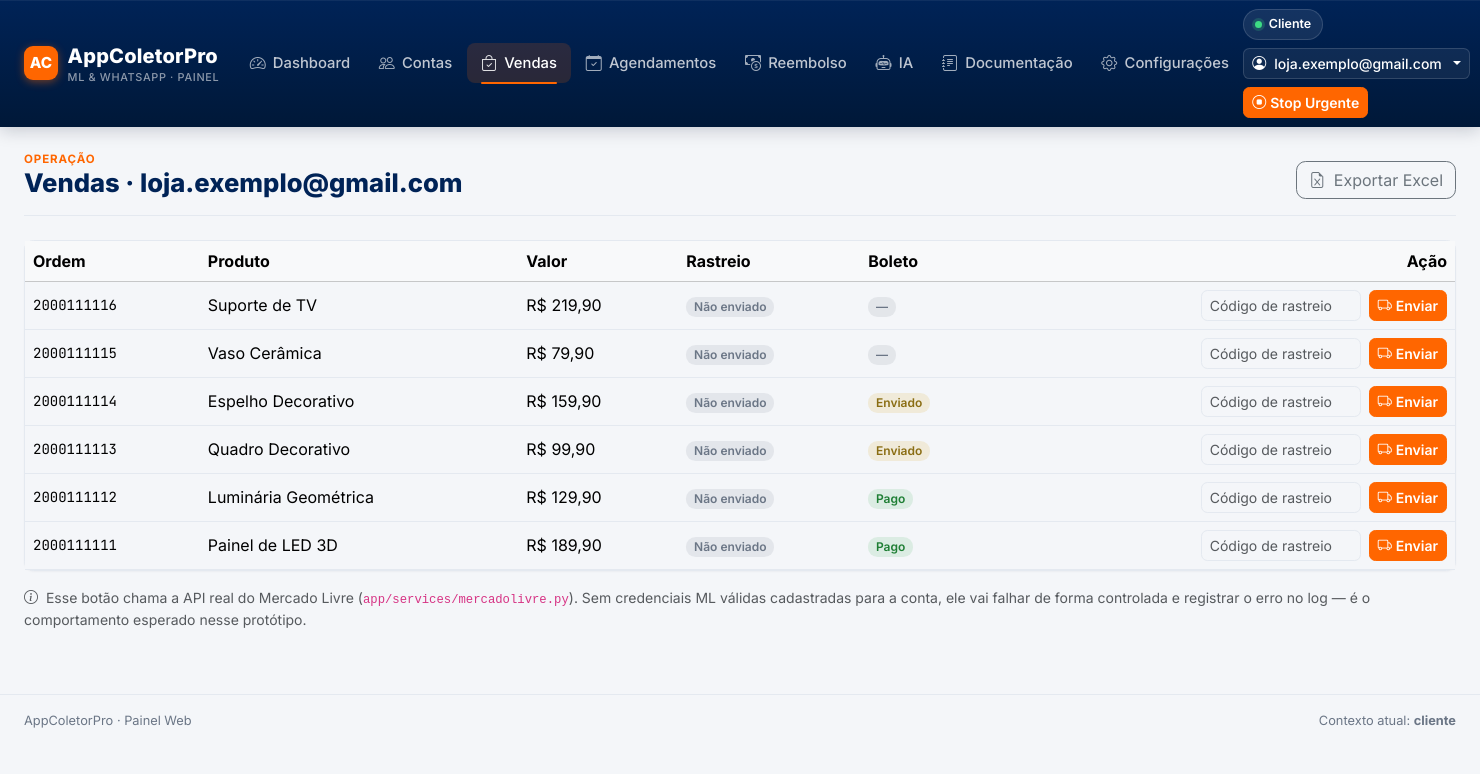
The app's page /vendas/ with its own data.
### tables this page shows
CREATE TABLE contas (
    id INTEGER PRIMARY KEY AUTOINCREMENT,
    email TEXT UNIQUE NOT NULL,
    nome_exibicao TEXT,
    ativo INTEGER NOT NULL DEFAULT 1,
    data_criacao TEXT NOT NULL
);

CREATE TABLE vendas (
    id INTEGER PRIMARY KEY AUTOINCREMENT,
    conta_id INTEGER NOT NULL REFERENCES contas(id) ON DELETE CASCADE,
    order_id TEXT NOT NULL,
    buyer_id TEXT,
    produto TEXT,
    valor TEXT,
    cor_produto TEXT,

    solicitado INTEGER DEFAULT 0,
    data_solicitacao TEXT,
    data_solicitacao_inicial TEXT,
    tentativa_ INTEGER DEFAULT 0,

    numero_extraido INTEGER DEFAULT 0,
    zap_extraido TEXT,
    contatado_wa INTEGER DEFAULT 0,

    rastreio_enviado INTEGER DEFAULT 0,
    data_rastreio TEXT,
    codigo_rastreio TEXT,

    boleto_enviado INTEGER DEFAULT 0,
    data_boleto TEXT,
    codigo_boleto TEXT,
    id_payment TEXT,
    horario_boleto TEXT,

    boleto_pago INTEGER DEFAULT 0,
    data_boleto_pago TEXT,
    boleto_pago_agradecimento INTEGER DEFAULT 0,
    boleto_vencido INTEGER DEFAULT 0,

    boleto_autorizado_msg INTEGER DEFAULT 0,
    cliente_autorizou INTEGER DEFAULT 0,
    cliente_autorizou_via_ia INTEGER DEFAULT 0,

    cobrado_dobro INTEGER DEFAULT 0,
    boleto_pago_dobro INTEGER DEFAULT 0,
    id_payment_dobro TEXT,

    rembolsado INTEGER DEFAULT 0,
    data_rembolso TEXT,

    encerrada INTEGER DEFAULT 0,
    cobranca_nao_pago_enviada INTEGER DEFAULT 0,

    UNIQUE(conta_id, order_id)
);

### app/routes/vendas.py (the view)
@bp.route("/")
def index():
    conta_id = session.get("conta_ativa_id")
    conn = get_connection()
    vendas = []
    if conta_id:
        vendas = conn.execute(
            """SELECT id, order_id, produto, valor, rastreio_enviado, codigo_rastreio,
                      boleto_enviado, boleto_pago, boleto_pago_agradecimento
               FROM vendas WHERE conta_id = ? ORDER BY id DESC""",
            (conta_id,),
        ).fetchall()
    conn.close()
    return render_template("vendas/index.html", active_page="vendas", vendas=vendas)

### app/db.py (called while the page is built)
def get_connection():
    conn = sqlite3.connect(DB_PATH)
    conn.row_factory = sqlite3.Row  # permite acessar colunas por nome: row["email"]
    conn.execute("PRAGMA foreign_keys = ON")
    return conn

### app/templates/vendas/index.html (shortened to what this page needs)
{% extends "base.html" %}
{% block content %}
<div class="page-header d-flex justify-content-between align-items-end flex-wrap gap-2">
  <div>
    <div class="eyebrow">Operação</div>
    <h1>Vendas · {{ conta_ativa }}</h1>
  </div>
  <a href="{{ url_for('vendas.exportar') }}" class="btn btn-outline-secondary">
    <i class="bi bi-file-earmark-excel me-1"></i> Exportar Excel
  </a>
</div>
<div class="card">
  <div class="table-responsive">
    <table class="table table-hover align-middle mb-0">
      <thead class="table-light">
        <tr>
          <th>Ordem</th>
          <th>Produto</th>
          <th>Valor</th>
          <th>Rastreio</th>
          <th>Boleto</th>
          <th class="text-end" style="min-width: 260px;">Ação</th>
        </tr>
      </thead>
      <tbody>
        {% for venda in vendas %}
        <tr>
          <td class="font-mono small">{{ venda.order_id }}</td>
          <td>{{ venda.produto or '—' }}</td>
          <td>{{ venda.valor or '—' }}</td>
          <td>
            {% if venda.rastreio_enviado %}
              <span class="badge badge-soft-success"><i class="bi bi-check-circle me-1"></i>{{ venda.codigo_rastreio }}</span>
            {% else %}
              <span class="badge badge-soft-neutral">Não enviado</span>
            {% endif %}
          </td>
          <td>
            {% if venda.boleto_pago %}
              <span class="badge badge-soft-success">Pago</span>
            {% elif venda.boleto_enviado %}
              <span class="badge badge-soft-warning">Enviado</span>
            {% else %}
              <span class="badge badge-soft-neutral">—</span>
            {% endif %}
          </td>
          <td class="text-end">
            {% if not venda.rastreio_enviado %}
            <form action="{{ url_for('vendas.rota_enviar_rastreio', venda_id=venda.id) }}"
                  method="post" class="d-flex gap-2 justify-content-end">
              <input type="text" name="codigo_rastreio" class="form-control form-control-sm"
                     placeholder="Código de rastreio" style="max-width: 160px;" required>
              <button type="submit" class="btn btn-sm btn-acp-orange text-nowrap">
                <i class="bi bi-truck me-1"></i>Enviar
              </button>
            </form>
            {% elif not venda.boleto_enviado %}
            <form action="{{ url_for('vendas.rota_enviar_boleto', venda_id=venda.id) }}" method="post" class="d-flex justify-content-end">
              <button type="submit" class="btn btn-sm btn-acp-orange text-nowrap">
                <i class="bi bi-receipt me-1"></i>Enviar Boleto
              </button>
            </form>
            {% else %}
              <span class="text-muted small">—</span>
            {% endif %}
          </td>
        </tr>
        {% else %}
        <tr><td colspan="6" class="text-center text-muted py-4">Nenhuma venda para essa conta.</td></tr>
        {% endfor %}
      </tbody>
    </table>
  </div>
</div>
<p class="text-muted small mt-3">
  <i class="bi bi-info-circle me-1"></i>
  Esse botão chama a API real do Mercado Livre (<code>app/services/mercadolivre.py</code>).
  Sem credenciais ML válidas cadastradas para a conta, ele vai falhar de forma controlada
  e registrar o erro no log — é o comportamento esperado nesse protótipo.
</p>
{% endblock %}

### app/templates/base.html (shortened to what this page needs)
<!DOCTYPE html>
<html lang="pt-BR" data-bs-theme="light">
<head>
  <link href="https://cdn.jsdelivr.net/npm/bootstrap@5.3.3/dist/css/bootstrap.min.css" rel="stylesheet">
  <link href="https://cdn.jsdelivr.net/npm/bootstrap-icons@1.11.3/font/bootstrap-icons.css" rel="stylesheet">
  <link href="{{ url_for('static', filename='css/custom.css') }}" rel="stylesheet">
</head>
<body>
  <nav class="navbar navbar-expand-lg navbar-acp sticky-top">
    <div class="container-fluid px-3 px-lg-4">
      <a class="navbar-brand" href="{{ url_for('dashboard.index') }}">
        <span class="brand-mark">AC</span>
        <span class="brand-text">
          AppColetorPro
          <small>ML &amp; WhatsApp · Painel</small>
        </span>
      </a>
      <div class="collapse navbar-collapse" id="navMain">
        <ul class="navbar-nav me-auto mb-2 mb-lg-0">
          <li class="nav-item">
            <a class="nav-link {% if active_page == 'dashboard' %}active{% endif %}"
               href="{{ url_for('dashboard.index') }}">
              <i class="bi bi-speedometer2"></i> Dashboard
            </a>
          </li>
          <li class="nav-item">
            <a class="nav-link {% if active_page == 'contas' %}active{% endif %}"
               href="{{ url_for('contas.index') }}">
              <i class="bi bi-people"></i> Contas
            </a>
          </li>
          <li class="nav-item">
            <a class="nav-link {% if active_page == 'vendas' %}active{% endif %}"
               href="{{ url_for('vendas.index') }}">
              <i class="bi bi-bag-check"></i> Vendas
            </a>
          </li>
          <li class="nav-item">
            <a class="nav-link {% if active_page == 'agendamentos' %}active{% endif %}"
               href="{{ url_for('agendamentos.index') }}">
              <i class="bi bi-calendar-check"></i> Agendamentos
            </a>
          </li>
          <li class="nav-item">
            <a class="nav-link {% if active_page == 'reembolso' %}active{% endif %}"
               href="{{ url_for('reembolso.index') }}">
              <i class="bi bi-cash-coin"></i> Reembolso
            </a>
          </li>
          <li class="nav-item">
            <a class="nav-link {% if active_page == 'ia' %}active{% endif %}"
               href="{{ url_for('ia.index') }}">
              <i class="bi bi-robot"></i> IA
            </a>
          </li>
          <li class="nav-item">
            <a class="nav-link {% if active_page == 'documentacao' %}active{% endif %}"
               href="{{ url_for('documentacao.index') }}">
              <i class="bi bi-journal-text"></i> Documentação
            </a>
          </li>
          <li class="nav-item">
            <a class="nav-link {% if active_page == 'configuracoes' %}active{% endif %}"
               href="{{ url_for('configuracoes.index') }}">
              <i class="bi bi-gear"></i> Configurações
            </a>
          </li>
        </ul>
        <div class="d-flex align-items-center gap-2 flex-wrap">
          <span class="context-pill {% if machine_key == 'desenvolvedor' %}is-dev{% endif %}">
            <span class="dot"></span>
            {{ machine_key|default('cliente')|capitalize }}
          </span>
          <div class="dropdown account-switcher">
            <button class="btn btn-sm dropdown-toggle d-flex align-items-center gap-2"
                    type="button" data-bs-toggle="dropdown" aria-expanded="false">
              <i class="bi bi-person-circle"></i>
              <span>{{ conta_ativa|default('Selecionar conta') }}</span>
            </button>
          </div>
          <button class="btn btn-sm btn-acp-orange d-flex align-items-center gap-1" type="button"
                  data-bs-toggle="modal" data-bs-target="#modalStopUrgente">
            <i class="bi bi-stop-circle"></i> Stop Urgente
          </button>
        </div>
      </div>
    </div>
  </nav>
  <main class="container-fluid px-3 px-lg-4 py-4">
    {% block content %}{% endblock %}
  </main>
  <footer class="border-top py-3 mt-4">
    <div class="container-fluid px-3 px-lg-4 d-flex justify-content-between flex-wrap gap-2 footer-acp">
      <span>AppColetorPro · Painel Web</span>
      <span>Contexto atual: <strong>{{ machine_key|default('cliente') }}</strong></span>
    </div>
  </footer>
</body>
</html>

### app/static/css/custom.css (style rules this page uses)
:root { --acp-navy: #002357; --acp-navy-dark: #001838; --acp-orange: #FF6600; --acp-orange-dark: #E05A00; --acp-bg: #F4F6F9; --acp-surface: #FFFFFF; --acp-border: #E4E9F0; --acp-text: #1C2536; --acp-text-muted: #6B7686; --acp-success: #28a745; --acp-danger: #dc3545; --acp-warning: #d4a017; --bs-primary: var(--acp-navy); --bs-primary-rgb: 0, 35, 87; --bs-body-bg: var(--acp-bg); --bs-body-color: var(--acp-text); --bs-border-color: var(--acp-border); --bs-body-font-family: 'Inter', -apple-system, BlinkMacSystemFont, sans-serif; --bs-border-radius: 0.6rem; --bs-border-radius-lg: 0.85rem; --bs-border-radius-sm: 0.4rem; }
body { background-color: var(--acp-bg); color: var(--acp-text); font-feature-settings: "cv02", "cv03", "cv04", "cv11"; }
.font-mono { font-family: 'JetBrains Mono', ui-monospace, monospace; }
.navbar-acp { background: linear-gradient(180deg, var(--acp-navy) 0%, var(--acp-navy-dark) 100%); box-shadow: 0 1px 0 rgba(255, 255, 255, 0.06) inset, 0 4px 16px rgba(0, 15, 40, 0.18); padding-top: .55rem; padding-bottom: .55rem; }
.navbar-acp .navbar-brand { display: flex; align-items: center; gap: .6rem; font-weight: 800; letter-spacing: .01em; color: #fff; }
.navbar-acp .brand-mark { width: 34px; height: 34px; border-radius: 9px; background: var(--acp-orange); display: grid; place-items: center; color: #fff; font-weight: 800; font-size: .95rem; box-shadow: 0 2px 8px rgba(255, 102, 0, 0.45); flex-shrink: 0; }
.navbar-acp .brand-text small { display: block; font-size: .68rem; font-weight: 500; color: rgba(255, 255, 255, 0.55); letter-spacing: .06em; text-transform: uppercase; margin-top: -2px; }
.navbar-acp .nav-link { color: rgba(255, 255, 255, 0.75) !important; font-weight: 500; font-size: .925rem; padding: .5rem .9rem !important; border-radius: .5rem; transition: background-color .15s ease, color .15s ease; display: flex; align-items: center; gap: .45rem; }
.navbar-acp .nav-link i { font-size: 1rem; opacity: .85; }
.navbar-acp .nav-link.active { color: #fff !important; background-color: rgba(255, 102, 0, 0.16); position: relative; }
.navbar-acp .nav-link.active::after { content: ""; position: absolute; left: .9rem; right: .9rem; bottom: -1px; height: 2px; background: var(--acp-orange); border-radius: 2px; }
.context-pill { display: inline-flex; align-items: center; gap: .4rem; background: rgba(255, 255, 255, 0.08); border: 1px solid rgba(255, 255, 255, 0.14); color: #fff; padding: .32rem .7rem; border-radius: 999px; font-size: .78rem; font-weight: 600; }
.context-pill .dot { width: 7px; height: 7px; border-radius: 50%; background: #3ddc84; box-shadow: 0 0 0 3px rgba(61, 220, 132, 0.2); }
.account-switcher .btn { background: rgba(255, 255, 255, 0.06); border: 1px solid rgba(255, 255, 255, 0.14); color: #fff; font-size: .875rem; font-weight: 500; }
.btn-acp-orange { background-color: var(--acp-orange); border-color: var(--acp-orange); color: #fff; font-weight: 600; }
.page-header { border-bottom: 1px solid var(--acp-border); padding-bottom: 1rem; margin-bottom: 1.5rem; }
.page-header .eyebrow { font-size: .72rem; font-weight: 700; letter-spacing: .08em; text-transform: uppercase; color: var(--acp-orange); }
.page-header h1 { font-weight: 800; font-size: 1.6rem; color: var(--acp-navy); margin-bottom: 0; }
.card { border: 1px solid var(--acp-border); box-shadow: 0 1px 2px rgba(16, 24, 40, 0.04); }
.badge-soft-success { background: rgba(40, 167, 69, .12); color: #1e7e34; font-weight: 600; }
.badge-soft-warning { background: rgba(212, 160, 23, .14); color: #8a6d13; font-weight: 600; }
.badge-soft-neutral { background: rgba(107, 118, 134, .12); color: var(--acp-text-muted); font-weight: 600; }
.footer-acp { color: var(--acp-text-muted); font-size: .8rem; }

### records on screen
contas: email "loja.exemplo@gmail.com"
vendas: order_id "2000111116", produto "Suporte de TV", valor "R$ 219,90", rastreio_enviado "Não enviado"
vendas: order_id "2000111115", produto "Vaso Cerâmica", valor "R$ 79,90", rastreio_enviado "Não enviado"
vendas: order_id "2000111114", produto "Espelho Decorativo", valor "R$ 159,90", rastreio_enviado "Não enviado", boleto_pago "Enviado"
vendas: order_id "2000111113", produto "Quadro Decorativo", valor "R$ 99,90", rastreio_enviado "Não enviado", boleto_pago "Enviado"
vendas: order_id "2000111112", produto "Luminária Geométrica", valor "R$ 129,90", rastreio_enviado "Não enviado", boleto_pago "Pago"
vendas: order_id "2000111111", produto "Painel de LED 3D", valor "R$ 189,90", rastreio_enviado "Não enviado", boleto_pago "Pago"

### other values on screen
{{ machine_key|default('cliente')|capitalize }} "Cliente"
{{ machine_key|default('cliente') }} "cliente"
